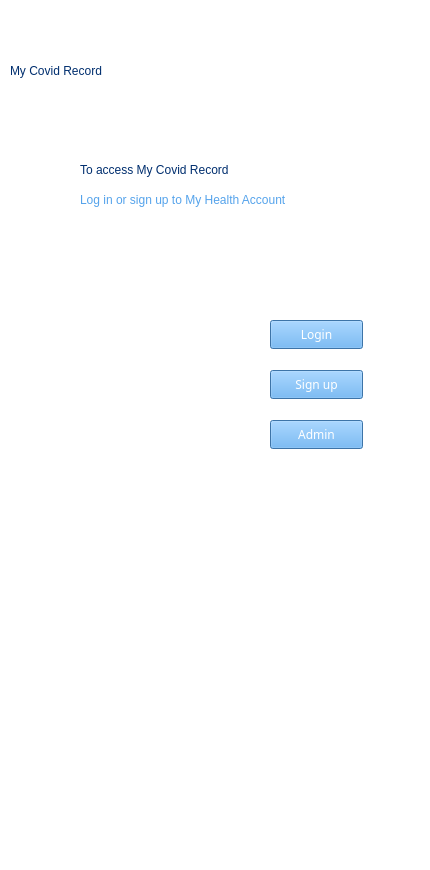
    <widget class="QWidget" name="homepage">
     <property name="styleSheet">
      <string notr="true">background-color: rgb(255, 255, 255);</string>
     </property>
     <widget class="QLabel" name="myCovidRecordLabel">
      <property name="geometry">
       <rect>
        <x>10</x>
        <y>20</y>
        <width>211</width>
        <height>101</height>
       </rect>
      </property>
      <property name="styleSheet">
       <string notr="true">font: 700 16pt &quot;Fira Sans&quot;;
color: rgb(0, 46, 110);</string>
      </property>
      <property name="text">
       <string>My Covid Record</string>
      </property>
     </widget>
     <widget class="QLabel" name="topLogoLabel">
      <property name="geometry">
       <rect>
        <x>260</x>
        <y>40</y>
        <width>161</width>
        <height>81</height>
       </rect>
      </property>
      <property name="text">
       <string>&lt;html&gt;&lt;head/&gt;&lt;body&gt;&lt;p&gt;&lt;img src=&quot;:/IconsAndImages/MOHLOgo.svg&quot;/&gt;&lt;/p&gt;&lt;/body&gt;&lt;/html&gt;</string>
      </property>
     </widget>
     <widget class="QLabel" name="textLabel">
      <property name="geometry">
       <rect>
        <x>80</x>
        <y>160</y>
        <width>291</width>
        <height>20</height>
       </rect>
      </property>
      <property name="styleSheet">
       <string notr="true">font: 700 14pt &quot;Fira Sans&quot; rgb(85, 170, 255);
color: rgb(0, 46, 110);
</string>
      </property>
      <property name="text">
       <string>To access My Covid Record</string>
      </property>
     </widget>
     <widget class="QLabel" name="textLabel2">
      <property name="geometry">
       <rect>
        <x>80</x>
        <y>190</y>
        <width>301</width>
        <height>20</height>
       </rect>
      </property>
      <property name="styleSheet">
       <string notr="true">font: italic 10pt &quot;Fira Sans&quot; rgb(85, 170, 255);
color: rgb(85, 163, 235);</string>
      </property>
      <property name="text">
       <string>Log in or sign up to My Health Account</string>
      </property>
     </widget>
     <widget class="QPushButton" name="adminButton">
      <property name="geometry">
       <rect>
        <x>270</x>
        <y>420</y>
        <width>93</width>
        <height>29</height>
       </rect>
      </property>
      <property name="font">
       <font>
        <family>Fira Sans</family>
       </font>
      </property>
      <property name="autoFillBackground">
       <bool>false</bool>
      </property>
      <property name="styleSheet">
       <string notr="true">background-color: rgb(85, 163, 235);
color: rgb(255, 255, 255);</string>
      </property>
      <property name="text">
       <string>Admin</string>
      </property>
     </widget>
     <widget class="QPushButton" name="loginButton">
      <property name="geometry">
       <rect>
        <x>270</x>
        <y>320</y>
        <width>93</width>
        <height>29</height>
       </rect>
      </property>
      <property name="font">
       <font>
        <family>Fira Sans</family>
       </font>
      </property>
      <property name="autoFillBackground">
       <bool>false</bool>
      </property>
      <property name="styleSheet">
       <string notr="true">background-color: rgb(85, 163, 235);
color: rgb(255, 255, 255);</string>
      </property>
      <property name="text">
       <string>Login</string>
      </property>
     </widget>
     <widget class="QPushButton" name="signUpButton">
      <property name="geometry">
       <rect>
        <x>270</x>
        <y>370</y>
        <width>93</width>
        <height>29</height>
       </rect>
      </property>
      <property name="font">
       <font>
        <family>Fira Sans</family>
       </font>
      </property>
      <property name="autoFillBackground">
       <bool>false</bool>
      </property>
      <property name="styleSheet">
       <string notr="true">background-color: rgb(85, 163, 235);
color: rgb(255, 255, 255);</string>
      </property>
      <property name="text">
       <string>Sign up</string>
      </property>
     </widget>
     <widget class="QLabel" name="familyImageLabel">
      <property name="geometry">
       <rect>
        <x>20</x>
        <y>240</y>
        <width>401</width>
        <height>381</height>
       </rect>
      </property>
      <property name="styleSheet">
       <string notr="true">Opacity: 0.3;</string>
      </property>
      <property name="text">
       <string/>
      </property>
      <property name="pixmap">
       <pixmap resource="Resources.qrc">:/IconsAndImages/familyImage.png</pixmap>
      </property>
      <property name="scaledContents">
       <bool>true</bool>
      </property>
     </widget>
     <widget class="QLabel" name="bottomLogoLabel">
      <property name="geometry">
       <rect>
        <x>130</x>
        <y>720</y>
        <width>141</width>
        <height>61</height>
       </rect>
      </property>
      <property name="text">
       <string>&lt;html&gt;&lt;head/&gt;&lt;body&gt;&lt;p&gt;&lt;img src=&quot;:/IconsAndImages/MOHLogoBottom.svg&quot;/&gt;&lt;/p&gt;&lt;/body&gt;&lt;/html&gt;</string>
      </property>
     </widget>
     <widget class="QLabel" name="NZLogoLable">
      <property name="geometry">
       <rect>
        <x>90</x>
        <y>790</y>
        <width>241</width>
        <height>71</height>
       </rect>
      </property>
      <property name="text">
       <string>&lt;html&gt;&lt;head/&gt;&lt;body&gt;&lt;p&gt;&lt;img src=&quot;:/IconsAndImages/NZGovernmentLogo.svg&quot;/&gt;&lt;/p&gt;&lt;/body&gt;&lt;/html&gt;</string>
      </property>
     </widget>
     <zorder>familyImageLabel</zorder>
     <zorder>myCovidRecordLabel</zorder>
     <zorder>topLogoLabel</zorder>
     <zorder>textLabel</zorder>
     <zorder>textLabel2</zorder>
     <zorder>adminButton</zorder>
     <zorder>loginButton</zorder>
     <zorder>signUpButton</zorder>
     <zorder>bottomLogoLabel</zorder>
     <zorder>NZLogoLable</zorder>
    </widget>
